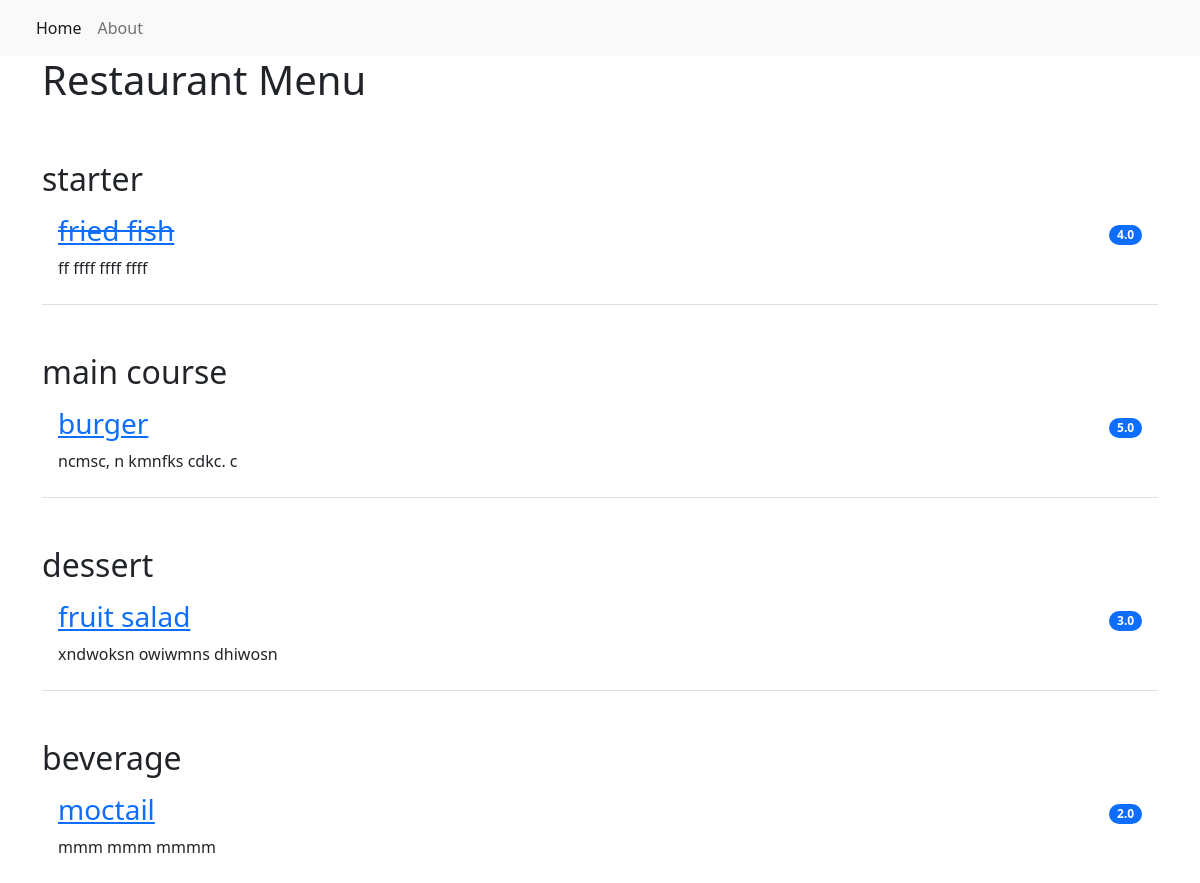
The page / on the database its author committed.
### resturant_menu/models.py (models this page shows, shortened)
class item(models.Model):
    meal=models.CharField(max_length=200)
    description=models.CharField(max_length=2000)
    price=models.FloatField()
    meal_type=models.CharField(choices=MEAL_TYPE)
    author =models.ForeignKey(User, on_delete=models.CASCADE )
    status=models.IntegerField(choices=STATUS,default=0)
    date_created=models.DateTimeField(auto_now_add=True)
    date_updated=models.DateTimeField(auto_now=True)

### resturant_menu/views.py (the view)
class Menulist(generic.ListView):
   queryset=item.objects.order_by('-date_created')
   template_name="index.html"
   def get_context_data(self,**kwargs):
       context=super().get_context_data(**kwargs)
       context["meals"]=MEAL_TYPE
       return context

### resturant_menu/templates/index.html
{% extends 'base.html' %}
{% block content %}
<div class="container">
  <h1>Restaurant Menu</h1>
    <ul class="list-group list-group-flush">
        {% for meal in meals %}
            <h2 class="pt-5">{{ meal.1 }}</h2>
                {% for row in item_list %}
                    {% if row.meal_type == meal.0 %}
                        {% if row.status == 0 %}
                        <li class="list-group-item d-flex justify-content-between align-items-center border-0 pb-0">
                            <a href="{% url 'menu_item' row.pk %}"><h3><del>{{ row.meal }}</del></h3></a>
                            <span class="badge bg-primary rounded-pill">{{ row.price }}</span>
                        </li>
                        <li class="list-group-item pt-0">
                            <p>{{ row.description }}</p>
                        </li>
                        {% else %}
                        <li class="list-group-item d-flex justify-content-between align-items-center border-0 pb-0">
                            <a href="{% url 'menu_item' row.pk %}"><h3>{{ row.meal }}</h3></a>
                            <span class="badge bg-primary rounded-pill">{{ row.price }}</span>
                        </li>
                        <li class="list-group-item pt-0">
                            <p>{{ row.description }}</p>
                        </li>
                        {% endif %}
                    {% endif %}
                {% endfor %}
        {% endfor %}
    </ul>
</div>
{% endblock content %}

### resturant_menu/templates/base.html (shortened to what this page needs)
<!DOCTYPE html>
<html lang="en">
    <head>
        <link href="https://cdn.jsdelivr.net/npm/bootstrap@5.2.0-beta1/dist/css/bootstrap.min.css" rel="stylesheet">
    </head>
    <body>
        <nav class="navbar navbar-expand-lg bg-light">
            <div class="container-fluid">
                <div class="collapse navbar-collapse" id="navbarNav">
                    <ul class="navbar-nav">
                         <li class="nav-item">
                            <a class="nav-link active" aria-current="page" href="{% url 'home' %}">Home</a>
                        </li>
                        <li class="nav-item">
                            <a class="nav-link" aria-current="page" href="{% url 'home' %}">About</a>
                        </li>
                    </ul>
                </div>
            </div>
        </nav>
        {% block content %}
        {% endblock content %}
    </body>
</html>

### rows shown on the page
item: meal "fried fish", price "4.0", description "ff ffff ffff ffff"
item: meal "burger", price "5.0", description "ncmsc, n kmnfks cdkc. c"
item: meal "fruit salad", price "3.0", description "xndwoksn owiwmns dhiwosn"
item: meal "moctail", price "2.0", description "mmm mmm mmmm"

### other values the page prints
{{ meal.1 }} "starter" "main course" "dessert" "beverage"
